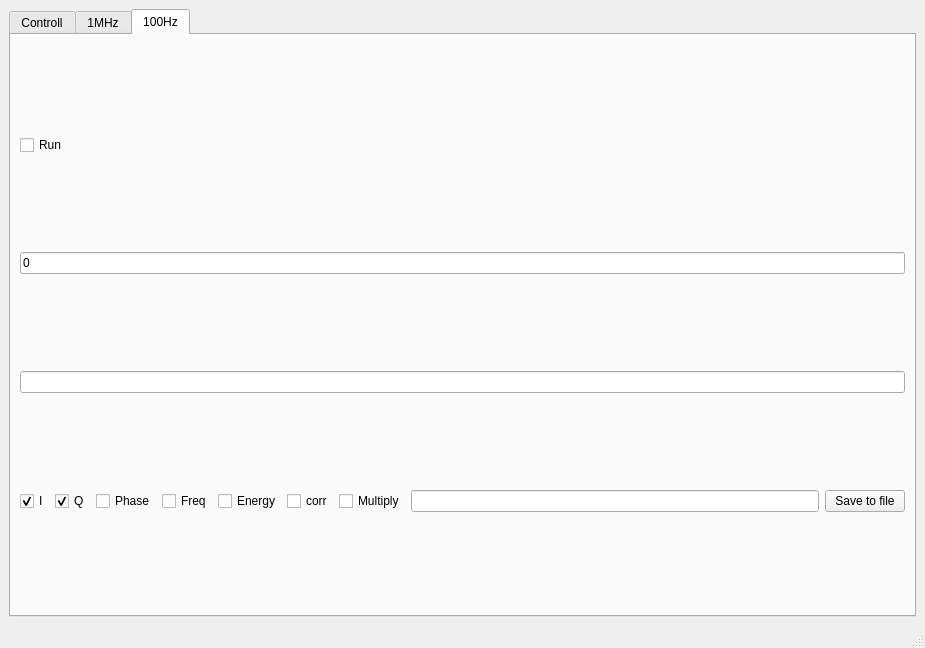
<?xml version="1.0" encoding="UTF-8"?>
<ui version="4.0">
 <class>MainWindow</class>
 <widget class="QMainWindow" name="MainWindow">
  <property name="geometry">
   <rect>
    <x>0</x>
    <y>0</y>
    <width>925</width>
    <height>648</height>
   </rect>
  </property>
  <property name="sizePolicy">
   <sizepolicy hsizetype="Maximum" vsizetype="Maximum">
    <horstretch>50</horstretch>
    <verstretch>50</verstretch>
   </sizepolicy>
  </property>
  <property name="windowTitle">
   <string>MainWindow</string>
  </property>
  <widget class="QWidget" name="centralwidget">
   <layout class="QGridLayout" name="gridLayout">
    <item row="0" column="0">
     <widget class="QTabWidget" name="tabWidget">
      <property name="sizePolicy">
       <sizepolicy hsizetype="Preferred" vsizetype="Preferred">
        <horstretch>0</horstretch>
        <verstretch>0</verstretch>
       </sizepolicy>
      </property>
      <property name="layoutDirection">
       <enum>Qt::LeftToRight</enum>
      </property>
      <property name="currentIndex">
       <number>2</number>
      </property>
      <widget class="QWidget" name="tab_controll">
       <attribute name="title">
        <string>Controll</string>
       </attribute>
       <layout class="QVBoxLayout" name="verticalLayout_2">
        <item>
         <widget class="QLabel" name="label_ip">
          <property name="text">
           <string>IP</string>
          </property>
         </widget>
        </item>
        <item>
         <widget class="QLineEdit" name="lineEdit_ip">
          <property name="text">
           <string>169.254.99.69</string>
          </property>
         </widget>
        </item>
        <item>
         <widget class="QLabel" name="label_port">
          <property name="text">
           <string>Port</string>
          </property>
         </widget>
        </item>
        <item>
         <widget class="QLineEdit" name="lineEdit_ip_port">
          <property name="text">
           <string>8888</string>
          </property>
         </widget>
        </item>
        <item>
         <widget class="QPushButton" name="pushButton_connect">
          <property name="text">
           <string>Connect</string>
          </property>
         </widget>
        </item>
        <item>
         <widget class="QLabel" name="label_port_log">
          <property name="text">
           <string>Log</string>
          </property>
         </widget>
        </item>
        <item>
         <widget class="QTextBrowser" name="textBrowser_log"/>
        </item>
       </layout>
      </widget>
      <widget class="QWidget" name="tab_1MHz">
       <attribute name="title">
        <string>1MHz</string>
       </attribute>
       <layout class="QGridLayout" name="gridLayout_2">
        <item row="1" column="0">
         <layout class="QVBoxLayout" name="verticalLayout_1mhz"/>
        </item>
        <item row="0" column="0">
         <widget class="QCheckBox" name="checkBox_run_1mhz">
          <property name="text">
           <string>Run</string>
          </property>
         </widget>
        </item>
       </layout>
      </widget>
      <widget class="QWidget" name="tab_100Hz">
       <attribute name="title">
        <string>100Hz</string>
       </attribute>
       <layout class="QGridLayout" name="gridLayout_3">
        <item row="4" column="0">
         <layout class="QHBoxLayout" name="horizontalLayout_3">
          <item>
           <widget class="QCheckBox" name="checkBox_100_i">
            <property name="text">
             <string>I</string>
            </property>
            <property name="checked">
             <bool>true</bool>
            </property>
           </widget>
          </item>
          <item>
           <widget class="QCheckBox" name="checkBox_100_q">
            <property name="text">
             <string>Q</string>
            </property>
            <property name="checked">
             <bool>true</bool>
            </property>
           </widget>
          </item>
          <item>
           <widget class="QCheckBox" name="checkBox_100_phase">
            <property name="text">
             <string>Phase</string>
            </property>
            <property name="checked">
             <bool>false</bool>
            </property>
           </widget>
          </item>
          <item>
           <widget class="QCheckBox" name="checkBox_100_freq">
            <property name="text">
             <string>Freq</string>
            </property>
            <property name="checked">
             <bool>false</bool>
            </property>
           </widget>
          </item>
          <item>
           <widget class="QCheckBox" name="checkBox_100_en">
            <property name="text">
             <string>Energy</string>
            </property>
            <property name="checked">
             <bool>false</bool>
            </property>
           </widget>
          </item>
          <item>
           <widget class="QCheckBox" name="checkBox_corr">
            <property name="text">
             <string>corr</string>
            </property>
           </widget>
          </item>
          <item>
           <widget class="QCheckBox" name="checkBox_mul">
            <property name="text">
             <string>Multiply</string>
            </property>
           </widget>
          </item>
          <item>
           <widget class="QLineEdit" name="lineEdit_freq"/>
          </item>
          <item>
           <widget class="QPushButton" name="pushButton_save">
            <property name="text">
             <string>Save to file</string>
            </property>
           </widget>
          </item>
         </layout>
        </item>
        <item row="3" column="0">
         <widget class="QLineEdit" name="lineEdit_div"/>
        </item>
        <item row="1" column="0">
         <widget class="QCheckBox" name="checkBox_run_100hz">
          <property name="text">
           <string>Run</string>
          </property>
         </widget>
        </item>
        <item row="5" column="0">
         <layout class="QVBoxLayout" name="verticalLayout_100hz"/>
        </item>
        <item row="2" column="0">
         <widget class="QLineEdit" name="lineEdit_100hz">
          <property name="text">
           <string>0</string>
          </property>
         </widget>
        </item>
       </layout>
      </widget>
     </widget>
    </item>
   </layout>
  </widget>
  <widget class="QMenuBar" name="menubar">
   <property name="geometry">
    <rect>
     <x>0</x>
     <y>0</y>
     <width>925</width>
     <height>20</height>
    </rect>
   </property>
  </widget>
  <widget class="QStatusBar" name="statusbar"/>
 </widget>
 <resources/>
 <connections/>
</ui>
